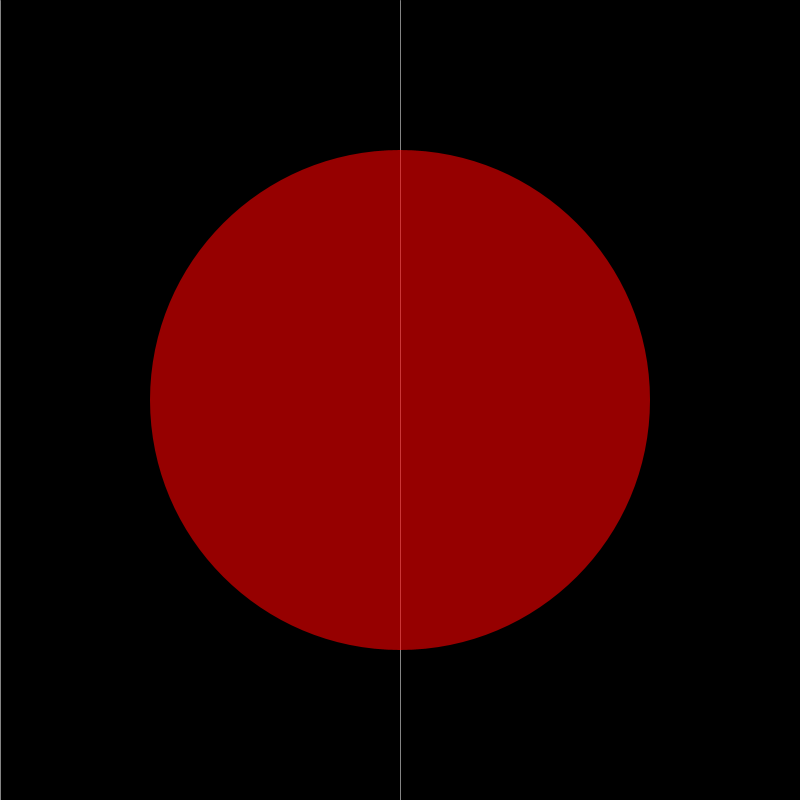
Frame 1 (no input)
Frame 60 (the mouse pressed at the canvas centre just before this capture): identical to frame 1, image omitted
Frame 120 (the mouse held since frame 60 and released just before this capture): blank canvas, image omitted

The Processing sketch that drew this single still picture (run headless with seeded random() and noise(); from frame 60 on, the mouse is pressed at the canvas centre):

// Processing sketch: Condicionales_dos
// ── Condicionales_dos.pde
void setup(){
  size(800,800); //Tamaño de la ventana. 
}

void draw(){
  background(0); //Fondo negro.
  
  stroke(225,150); //Lienas blancas, con trasnparencia del 150.
  line(width/2,0,width/2,height); //Linea media.
  
 line(mouseX,0,mouseX,height); //Linea del cursor. 
 noStroke(); // En adelante, no dar contorno a las figuras.
 
 if(mouseX < 200){ //Si el cursor en X es mmenor que 200...
   fill(255,0,0,150); //Color rojo con transparencia del 150.
   ellipse(width/2,height/2,500,500); //Elipse
 }
 else if(mouseX > 600){ //Si el cursor en X es mayor que 600...
   rectMode(CENTER); //Rectangulo en modo centro.
   fill(0,0,255,150); //Color azul con transarencia del 150.
   rect(width/2,height/2,500,500);//Rectangulo.
 }
}
